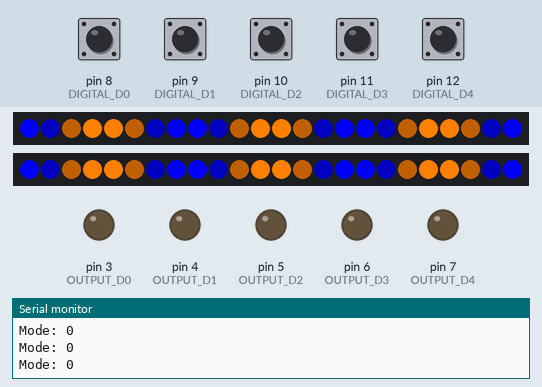
Simulated run of this sketch. Board: Arduino Uno, built with avr-gcc and run on an emulated ATmega328P. Shown: 2 × 24 RGB LEDs in strip order, left to right, output pins drawn as LEDs (lit = HIGH), the last lines printed to the serial monitor. The test bench sets the inputs (shaded band); at power-on: pin 8 (DIGITAL_D0), pin 9 (DIGITAL_D1), pin 10 (DIGITAL_D2), pin 11 (DIGITAL_D3), pin 12 (DIGITAL_D4) HIGH. Random numbers use the default seed unless the sketch sets one.

Above: at 1.2 s.
1.3 s: pin 8 (DIGITAL_D0) pulled LOW for 1 s
At 2.51 s:
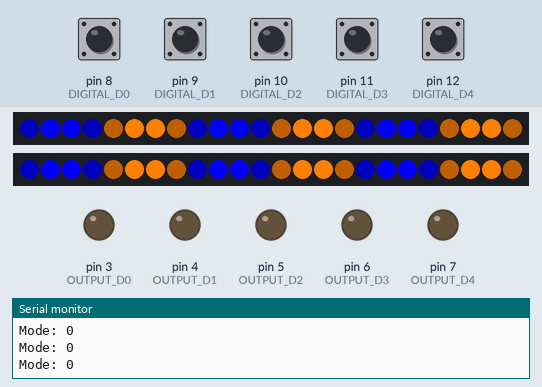
2.9 s: pin 9 (DIGITAL_D1) pulled LOW for 0.15 s
At 2.98 s:
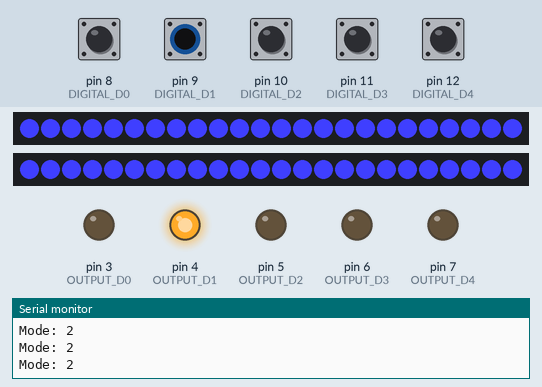
3.6 s: pin 8 (DIGITAL_D0) pulled LOW for 0.15 s
At 4.2 s:
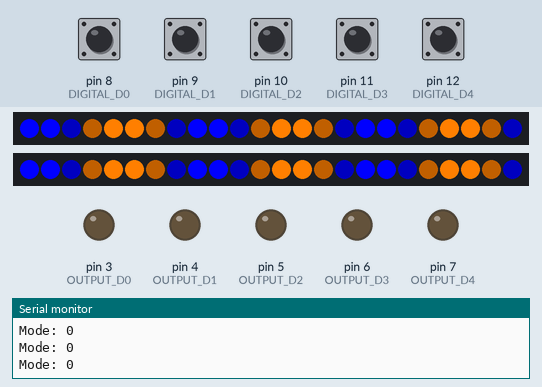
4.3 s: pin 10 (DIGITAL_D2) pulled LOW for 0.15 s
At 4.37 s:
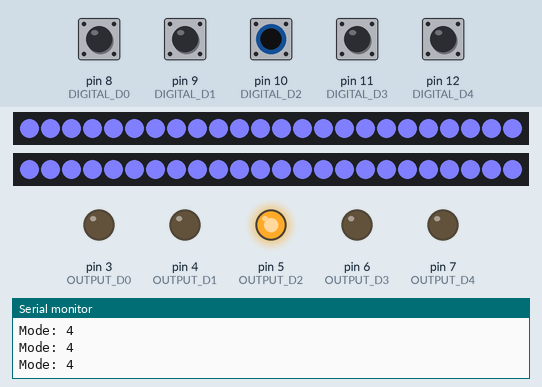
5.0 s: pin 11 (DIGITAL_D3) pulled LOW for 0.15 s
At 5.08 s:
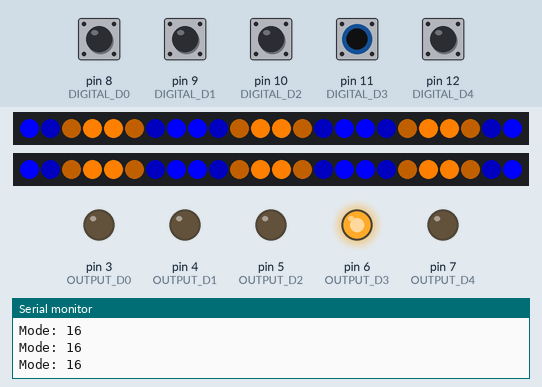
6.6 s: pin 12 (DIGITAL_D4) pulled LOW for 0.15 s
At 6.68 s:
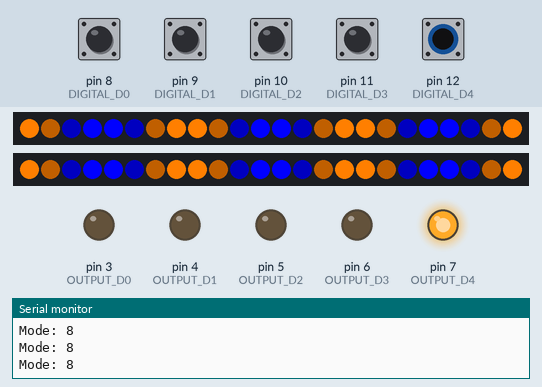
Timing chart, 0 to 9.2 s (numbered marks = the images above; inputs shaded):
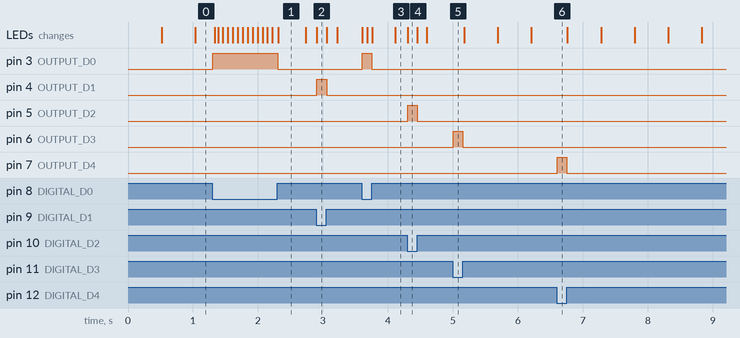

The sketch:

StatusRGB.ino
```cpp
#include <Adafruit_NeoPixel.h>

#define DIGITAL_D0 8
#define DIGITAL_D1 9
#define DIGITAL_D2 10
#define DIGITAL_D3 11
#define DIGITAL_D4 12

#define OUTPUT_D0 3
#define OUTPUT_D1 4
#define OUTPUT_D2 5
#define OUTPUT_D3 6
#define OUTPUT_D4 7

#define LEDSTRIP_FRONT A4
#define LEDSTRIP_SIDES A5

#define NUMPIXELS_FRONT 24  // number of neopixels in strip
#define NUMPIXELS_SIDES 24  // number of neopixels in strip

#define EYES_START 0          // start of where we turn the eyes red
#define EYES_START_SECOND 3   // second start of where we turn the eyes red
#define EYES_LENGTH 0         // number of pixels we want to turn red for the ram
#define EYES_LENGTH_SECOND 0  // second number of pixels we want to turn red for the ram

#define DELAY_TIME 200
#define INTENSITY 255

#define IDLE_CYCLE 100
#define IDLE_BLOCK 8

Adafruit_NeoPixel pixelsFront(NUMPIXELS_FRONT, LEDSTRIP_FRONT, NEO_GRB + NEO_KHZ800);
Adafruit_NeoPixel pixelsSides(NUMPIXELS_SIDES, LEDSTRIP_SIDES, NEO_GRB + NEO_KHZ800);

uint32_t lowBlue = pixelsFront.Color(0, 0, INTENSITY / 3);
uint32_t highBlue = pixelsFront.Color(0, 0, INTENSITY);
uint32_t lowGold = pixelsFront.Color(INTENSITY / 3, INTENSITY / 6, 0);
uint32_t highGold = pixelsFront.Color(INTENSITY, INTENSITY / 2, 0);
uint32_t fullRed = pixelsFront.Color(255, 0, 0);
uint32_t fullBlue = pixelsFront.Color(0, 0, 255);

bool doBlueEyes = false;

int mode = 0;
int timer = 0;

unsigned long myTime;

void setup() {
  Serial.begin(250000);

  pinMode(DIGITAL_D0, INPUT_PULLUP);
  pinMode(DIGITAL_D1, INPUT_PULLUP);
  pinMode(DIGITAL_D2, INPUT_PULLUP);
  pinMode(DIGITAL_D3, INPUT_PULLUP);
  pinMode(DIGITAL_D4, INPUT_PULLUP);

  pinMode(OUTPUT_D0, OUTPUT);
  pinMode(OUTPUT_D1, OUTPUT);
  pinMode(OUTPUT_D2, OUTPUT);
  pinMode(OUTPUT_D3, OUTPUT);
  pinMode(OUTPUT_D4, OUTPUT);

  pixelsFront.begin();
  pixelsSides.begin();
}

void redEyes(Adafruit_NeoPixel *pixels) {  // method that turns the ram eyes red
  return;
  uint32_t pickColor = fullRed;
  if (doBlueEyes) {
    uint32_t pickColor = fullBlue;
  }
  pixels->fill(pickColor, EYES_START, EYES_LENGTH);
  pixels->fill(pickColor, EYES_START_SECOND, EYES_LENGTH_SECOND);
}

void setColor(bool red, bool green, bool blue, Adafruit_NeoPixel *pixels, int size) {
  pixels->clear();
  for (int i = 0; i < size; i++) {
    pixels->setPixelColor(i, pixels->Color(INTENSITY * (int)red, INTENSITY * (int)green * .50, INTENSITY * (int)blue));
  }
  if (size == NUMPIXELS_FRONT) {
    redEyes(pixels);
  }
  pixels->show();
}

void setColorInt(int red, int green, int blue, Adafruit_NeoPixel *pixels, int size) {
  pixels->clear();
  for (int i = 0; i < size; i++) {
    pixels->setPixelColor(i, pixels->Color(red, green, blue));
  }
  if (size == NUMPIXELS_FRONT) {
  }
  pixels->show();
}

//int elapsedTime = 0;

void loop() {
  bool b0, b1, b2, b3, b4;

  // HIGH is 0, LOW is 1 on the inputs
  b0 = !digitalRead(DIGITAL_D0);
  b1 = !digitalRead(DIGITAL_D1);
  b2 = !digitalRead(DIGITAL_D2);
  b3 = !digitalRead(DIGITAL_D3);
  b4 = !digitalRead(DIGITAL_D4);

  digitalWrite(OUTPUT_D0, b0);
  digitalWrite(OUTPUT_D1, b1);
  digitalWrite(OUTPUT_D2, b2);
  digitalWrite(OUTPUT_D3, b3);
  digitalWrite(OUTPUT_D4, b4);

  /*int doBlue = (int)b3 << 3;
  if (doBlue > 0) {
    doBlueEyes = true;
  } else {
    doBlueEyes = false;
  }*/

  // bits 3 and 4 reversed
  mode = ((int)b0 << 0) + ((int)b1 << 1) + ((int)b2 << 2) + ((int)b3 << 4) + ((int)b4 << 3);
  Serial.print("Mode: ");
  Serial.println(mode);

  switch (mode) {
    case 0:  // idle
      idleMode(&pixelsFront, NUMPIXELS_FRONT);
      idleMode(&pixelsSides, NUMPIXELS_SIDES);
      break;

    case 1:  // fast flash
      flashFast(false, true, false, &pixelsFront, NUMPIXELS_FRONT);
      flashFast(false, true, false, &pixelsSides, NUMPIXELS_SIDES);
      break;

    case 2:  // L1
      setColorInt(255 / 4, 255 / 4, 255, &pixelsFront, NUMPIXELS_FRONT);
      setColorInt(255 / 4, 255 / 4, 255, &pixelsSides, NUMPIXELS_SIDES);
      break;

    case 3:  // L2
      setColorInt(255 / 3, 255 / 3, 255, &pixelsFront, NUMPIXELS_FRONT);
      setColorInt(255 / 3, 255 / 3, 255, &pixelsSides, NUMPIXELS_SIDES);
      break;

    case 4:  // L3
      setColorInt(255 / 2, 255 / 2, 255, &pixelsFront, NUMPIXELS_FRONT);
      setColorInt(255 / 2, 255 / 2, 255, &pixelsSides, NUMPIXELS_SIDES);
      break;

    case 5:  // L4
      setColorInt(255 / 1, 255 / 1, 255, &pixelsFront, NUMPIXELS_FRONT);
      setColorInt(255 / 1, 255 / 1, 255, &pixelsSides, NUMPIXELS_SIDES);
      break;

    case 6:  // Coral Station
      setColorInt(255 / 1, 255 / 1, 255 / 4, &pixelsFront, NUMPIXELS_FRONT);
      setColorInt(255 / 1, 255 / 1, 255 / 4, &pixelsSides, NUMPIXELS_SIDES);
      break;

    default:
      break;
  }

  myTime = millis();
  timer++;
  delay(1);
  //elapsedTime += myTime - millis();
}

void idleMode(Adafruit_NeoPixel *pixels, int size) {
  pixels->clear();

  if (timer > IDLE_BLOCK * IDLE_CYCLE || timer < 0) {
    timer = 0;
  }

  int offset = timer / IDLE_CYCLE;

  for (int i = 0; i < size; i++) {
    uint32_t color;
    int pos = (offset + i) % IDLE_BLOCK;
    if (pos == 0 || pos == 3) {
      color = lowBlue;
    } else if (pos == 1 || pos == 2) {
      color = highBlue;
    } else if (pos == 4 || pos == 7) {
      color = lowGold;
    } else if (pos == 5 || pos == 6) {
      color = highGold;
    } else {
      color = pixels->Color(0, 0, 0);
    }
    pixels->setPixelColor(i, color);
  }

  if (size == NUMPIXELS_FRONT) {
    redEyes(pixels);
  }

  pixels->show();
}

void flashFast(bool red, bool green, bool blue, Adafruit_NeoPixel *pixels, int size) {
  if (timer < 15) {
    setColor(red, green, blue, pixels, size);
  }

  if (timer < 30 && timer > 15) {
    setColor(false, false, false, pixels, size);
  }

  if (timer > 31 || timer < 0) {
    timer = 0;
  }
}

int currentlyFlashingFront[NUMPIXELS_FRONT];
int currentlyFlashingSide[NUMPIXELS_SIDES];

void climberColors(bool red, bool green, bool blue, Adafruit_NeoPixel *pixels, int size) {
  if (myTime % 15 == 0) {
    int pickTable[size] = {};
    // there isnt a better way to do this sadly
    for (int i = 0; i < size; i++) {
      if (size == NUMPIXELS_FRONT) {
        pickTable[i] = currentlyFlashingFront[i];
      } else {
        pickTable[i] = currentlyFlashingSide[i];
      }
    }

    pixels->clear();
    for (int i = 0; i < size; i++) {
      int rng = random(1, 25);
      if (rng == 1 && pickTable[i] == 0) {
        pickTable[i] = 250;
      } else if (pickTable[i] > 0) {
        pickTable[i] = max(0, pickTable[i] - 20);
      }
      uint32_t setColor = pixels->Color(red * pickTable[i], green * pickTable[i], blue * pickTable[i]);
      pixels->setPixelColor(i, setColor);
    }

    if (size == NUMPIXELS_FRONT) {
      redEyes(pixels);
    }

    pixels->show();

    // and convert the table back
    for (int i = 0; i < size; i++) {
      if (size == NUMPIXELS_FRONT) {
        currentlyFlashingFront[i] = pickTable[i];
      } else {
        currentlyFlashingSide[i] = pickTable[i];
      }
    }
  }
}

// RAINBOW verison of the climber
int currentlyFlashingColorFront[NUMPIXELS_FRONT][3];
int currentlyFlashingColorSide[NUMPIXELS_SIDES][3];

void climberColorsRainbow(Adafruit_NeoPixel *pixels, int size) {
  if (myTime % 10 == 0) {
    int pickTable[size] = {};
    int pickTableColor[size][3] = {};

    for (int i = 0; i < size; i++) {
      if (size == NUMPIXELS_FRONT) {
        pickTable[i] = currentlyFlashingFront[i];
        pickTableColor[i][0] = currentlyFlashingColorFront[i][0];
        pickTableColor[i][1] = currentlyFlashingColorFront[i][1];
        pickTableColor[i][2] = currentlyFlashingColorFront[i][2];
      } else {
        pickTable[i] = currentlyFlashingSide[i];
        pickTableColor[i][0] = currentlyFlashingColorSide[i][0];
        pickTableColor[i][1] = currentlyFlashingColorSide[i][1];
        pickTableColor[i][2] = currentlyFlashingColorSide[i][2];
      }
    }

    pixels->clear();
    for (int i = 0; i < size; i++) {
      int rng = random(1, 15);

      if (rng == 1 && pickTable[i] == 0) {
        pickTable[i] = 250;
        pickTableColor[i][0] = random(5, 255);
        pickTableColor[i][1] = random(5, 255);
        pickTableColor[i][2] = random(5, 255);

      } else if (pickTable[i] > 0) {
        pickTable[i] = max(0, pickTable[i] - 20);
      }

      uint32_t setColor = pixels->Color(pickTableColor[i][0] * (pickTable[i] / 250.0), pickTableColor[i][1] * (pickTable[i] / 250.0), pickTableColor[i][2] * (pickTable[i] / 250.0));
      pixels->setPixelColor(i, setColor);
    }
    if (size == NUMPIXELS_FRONT) {
      redEyes(pixels);
    }
    pixels->show();

    for (int i = 0; i < size; i++) {
      if (size == NUMPIXELS_FRONT) {
        currentlyFlashingFront[i] = pickTable[i];
        currentlyFlashingColorFront[i][0] = pickTableColor[i][0];
        currentlyFlashingColorFront[i][1] = pickTableColor[i][1];
        currentlyFlashingColorFront[i][2] = pickTableColor[i][2];
      } else {
        currentlyFlashingSide[i] = pickTable[i];
        currentlyFlashingColorSide[i][0] = pickTableColor[i][0];
        currentlyFlashingColorSide[i][1] = pickTableColor[i][1];
        currentlyFlashingColorSide[i][2] = pickTableColor[i][2];
      }
    }
  }
}


// int currentlyFlashingColorOld[NUMPIXELS][3];
// int waitTime = 50;
// bool colorDirection = true;

// // different take on the idle state, currently broken
// void topperLine() {
//   if (myTime % waitTime == 0) {
//     if (colorDirection == false) {
//       waitTime++;
//     } else {
//       waitTime--;
//     }

//     if (waitTime == 1 || waitTime == 55) {
//       colorDirection = !colorDirection;
//     }

//     bool doColor = false;
//     if (timer >= 125 && waitTime <= 60) {
//       timer = 0;
//       doColor = true;
//     }
//     pixelsFront.clear();

//     for (int i = 0; i < NUMPIXELS; i++) {
//       if (currentlyFlashingColor[i][0] == 0 && currentlyFlashingColor[i][2] == 0) {
//           currentlyFlashingColor[i][0] = 0;
//           currentlyFlashingColor[i][1] = 0;
//           currentlyFlashingColor[i][2] = 255;
//       }
//     }

//     for (int i = 0; i < NUMPIXELS; i++) {
//       currentlyFlashingColorOld[i][0] = currentlyFlashingColor[i][0];
//       currentlyFlashingColorOld[i][1] = currentlyFlashingColor[i][1];
//       currentlyFlashingColorOld[i][2] = currentlyFlashingColor[i][2];
//     }

//     for (int i = 0; i < NUMPIXELS ; i++) {
//       int putPosition = i;

//       if (putPosition == 0) {
//         if (!doColor) {
//           currentlyFlashingColor[putPosition][0] = 0;
//           currentlyFlashingColor[putPosition][1] = 0;
//           currentlyFlashingColor[putPosition][2] = 255;
//         } else {
//           currentlyFlashingColor[putPosition][0] = 255;
//           currentlyFlashingColor[putPosition][1] = 125;
//           currentlyFlashingColor[putPosition][2] = 0;
//         }

//       } else {
//         shiftColor(putPosition, 1);
//       }

//       pixelsFront.setPixelColor(putPosition, pixelsFront.Color(currentlyFlashingColor[putPosition][0], currentlyFlashingColor[putPosition][1], currentlyFlashingColor[putPosition][2]));
//     }
//     pixelsFront.show();
//   }
// }

// void shiftColor(int pos, int direction) {
//   currentlyFlashingColor[pos][0] = currentlyFlashingColorOld[pos - direction][0];
//   currentlyFlashingColor[pos][1] = currentlyFlashingColorOld[pos - direction][1];
//   currentlyFlashingColor[pos][2] = currentlyFlashingColorOld[pos - direction][2];
// }
```

Measured:
- after the input at 1.3 s, pin 3 (OUTPUT_D0): LOW → HIGH at once, → LOW 1.0 s later
- after the input at 2.9 s, pin 4 (OUTPUT_D1): LOW → HIGH at once, → LOW 0.15 s later
- after the input at 3.6 s, pin 3 (OUTPUT_D0): LOW → HIGH at once, → LOW 0.15 s later
- after the input at 4.3 s, pin 5 (OUTPUT_D2): LOW → HIGH at once, → LOW 0.15 s later
- after the input at 5.0 s, pin 6 (OUTPUT_D3): LOW → HIGH at once, → LOW 0.15 s later
- after the input at 6.6 s, pin 7 (OUTPUT_D4): LOW → HIGH at once, → LOW 0.15 s later
- what the display in image 1 shows lasts 0.4 s, from 2.3 s to 2.7 s
